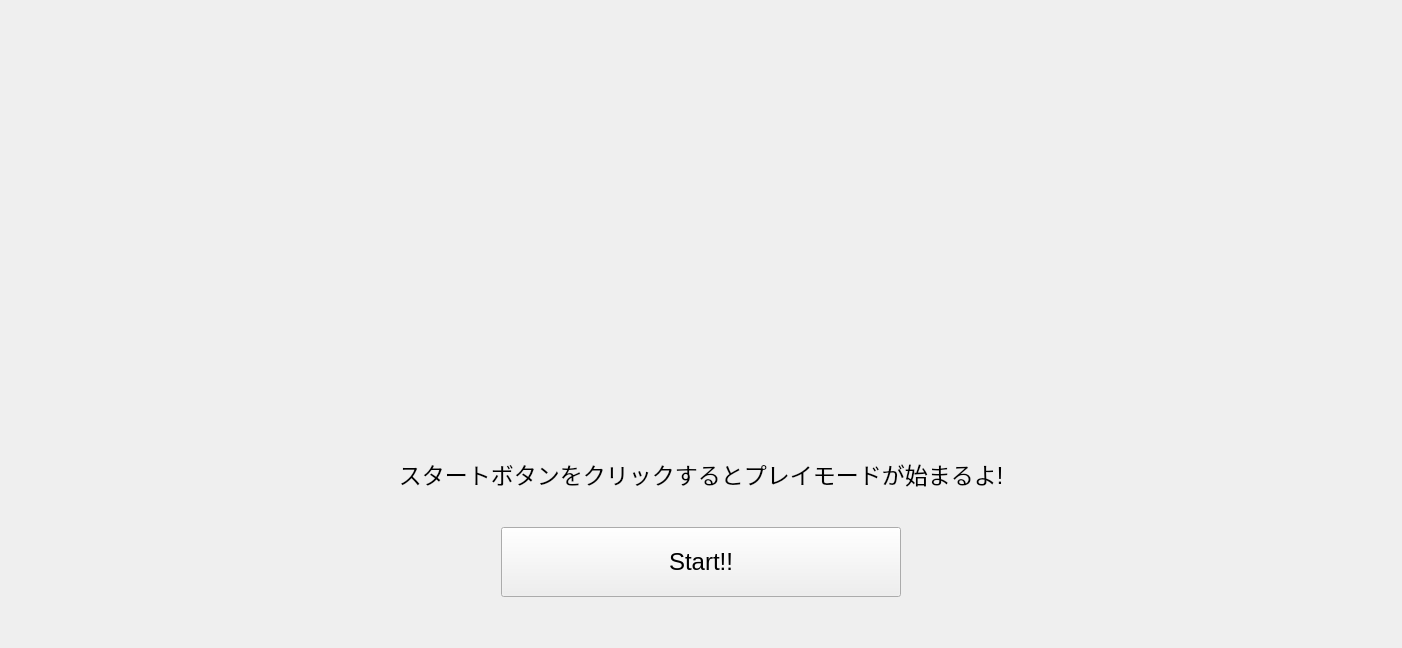
      <widget class="QWidget" name="page_6">
       <layout class="QVBoxLayout" name="verticalLayout_2">
        <item>
         <layout class="QHBoxLayout" name="horizontalLayout_6">
          <item>
           <spacer name="horizontalSpacer_8">
            <property name="orientation">
             <enum>Qt::Horizontal</enum>
            </property>
            <property name="sizeHint" stdset="0">
             <size>
              <width>40</width>
              <height>20</height>
             </size>
            </property>
           </spacer>
          </item>
          <item>
           <widget class="QLabel" name="label">
            <property name="minimumSize">
             <size>
              <width>1300</width>
              <height>400</height>
             </size>
            </property>
            <property name="maximumSize">
             <size>
              <width>1300</width>
              <height>400</height>
             </size>
            </property>
            <property name="text">
             <string/>
            </property>
            <property name="pixmap">
             <pixmap>../pic/software_logo_half3.png</pixmap>
            </property>
           </widget>
          </item>
          <item>
           <spacer name="horizontalSpacer_9">
            <property name="orientation">
             <enum>Qt::Horizontal</enum>
            </property>
            <property name="sizeHint" stdset="0">
             <size>
              <width>40</width>
              <height>20</height>
             </size>
            </property>
           </spacer>
          </item>
         </layout>
        </item>
        <item>
         <layout class="QVBoxLayout" name="verticalLayout">
          <item>
           <spacer name="verticalSpacer_7">
            <property name="orientation">
             <enum>Qt::Vertical</enum>
            </property>
            <property name="sizeHint" stdset="0">
             <size>
              <width>20</width>
              <height>40</height>
             </size>
            </property>
           </spacer>
          </item>
          <item>
           <widget class="QLabel" name="label_4">
            <property name="minimumSize">
             <size>
              <width>0</width>
              <height>30</height>
             </size>
            </property>
            <property name="font">
             <font>
              <pointsize>17</pointsize>
             </font>
            </property>
            <property name="text">
             <string>スタートボタンをクリックするとプレイモードが始まるよ!</string>
            </property>
            <property name="alignment">
             <set>Qt::AlignCenter</set>
            </property>
           </widget>
          </item>
          <item>
           <spacer name="verticalSpacer">
            <property name="orientation">
             <enum>Qt::Vertical</enum>
            </property>
            <property name="sizeHint" stdset="0">
             <size>
              <width>20</width>
              <height>30</height>
             </size>
            </property>
           </spacer>
          </item>
          <item>
           <layout class="QHBoxLayout" name="horizontalLayout">
            <item>
             <spacer name="horizontalSpacer">
              <property name="orientation">
               <enum>Qt::Horizontal</enum>
              </property>
              <property name="sizeHint" stdset="0">
               <size>
                <width>329</width>
                <height>17</height>
               </size>
              </property>
             </spacer>
            </item>
            <item>
             <widget class="QPushButton" name="startbutton">
              <property name="minimumSize">
               <size>
                <width>400</width>
                <height>70</height>
               </size>
              </property>
              <property name="font">
               <font>
                <pointsize>18</pointsize>
               </font>
              </property>
              <property name="text">
               <string>Start!!</string>
              </property>
             </widget>
            </item>
            <item>
             <spacer name="horizontalSpacer_2">
              <property name="orientation">
               <enum>Qt::Horizontal</enum>
              </property>
              <property name="sizeHint" stdset="0">
               <size>
                <width>329</width>
                <height>17</height>
               </size>
              </property>
             </spacer>
            </item>
           </layout>
          </item>
          <item>
           <spacer name="verticalSpacer_2">
            <property name="orientation">
             <enum>Qt::Vertical</enum>
            </property>
            <property name="sizeHint" stdset="0">
             <size>
              <width>20</width>
              <height>40</height>
             </size>
            </property>
           </spacer>
          </item>
         </layout>
        </item>
       </layout>
      </widget>
